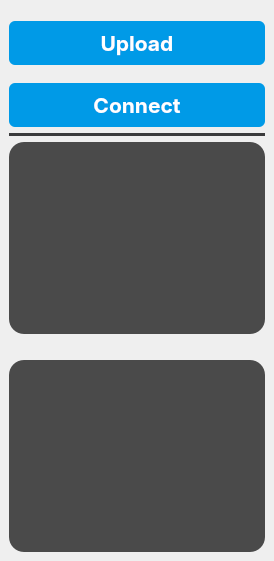
     <widget class="QWidget" name="rightwidget" native="true">
      <layout class="QVBoxLayout" name="verticalLayout_2">
       <property name="leftMargin">
        <number>9</number>
       </property>
       <property name="topMargin">
        <number>9</number>
       </property>
       <property name="rightMargin">
        <number>9</number>
       </property>
       <property name="bottomMargin">
        <number>9</number>
       </property>
       <item>
        <widget class="QPushButton" name="importButton">
         <property name="font">
          <font>
           <family>-apple-system</family>
           <pointsize>16</pointsize>
           <weight>75</weight>
           <bold>true</bold>
          </font>
         </property>
         <property name="styleSheet">
          <string notr="true">QPushButton{
  appearance: button;
  backface-visibility: hidden;
  background-color: rgb(0, 154, 231);
  border-radius: 6px;
  border-width: 0;
  box-shadow: rgba(50, 50, 93, .1) 0 0 0 1px inset,rgba(50, 50, 93, .1) 0 2px 5px 0,rgba(0, 0, 0, .07) 0 1px 1px 0;
  box-sizing: border-box;
  color: #fff;
  cursor: pointer;
  font-family: -apple-system,system-ui,&quot;Segoe UI&quot;,Roboto,&quot;Helvetica Neue&quot;,Ubuntu,sans-serif;
  font-size: 100%;
  height: 44px;
  line-height: 1.15;
  margin: 12px 0 0;
  outline: none;
  overflow: hidden;
  padding: 0 10px;
  position: relative;
  text-align: center;
  text-transform: none;
  transform: translateZ(0);
  transition: all .2s,box-shadow .08s ease-in;
  touch-action: manipulation;
  width: 100%;
}
QPushButton:hover{
background-color: rgb(0, 115, 173);
}
QPushButton:pressed{
background-color:  rgb(0, 115, 173);
}
</string>
         </property>
         <property name="text">
          <string>Upload</string>
         </property>
         <property name="icon">
          <iconset>
           <normaloff>../../../0-MostafaMousaControl_PanelTask/Vital-Signals-Multichannel-Viewer/Vital-Signals-Multichannel-Viewer-main/ui/Icons/upload-.svg</normaloff>../../../0-MostafaMousaControl_PanelTask/Vital-Signals-Multichannel-Viewer/Vital-Signals-Multichannel-Viewer-main/ui/Icons/upload-.svg</iconset>
         </property>
         <property name="iconSize">
          <size>
           <width>25</width>
           <height>25</height>
          </size>
         </property>
        </widget>
       </item>
       <item>
        <widget class="QPushButton" name="connectButton">
         <property name="font">
          <font>
           <family>-apple-system</family>
           <pointsize>16</pointsize>
           <weight>75</weight>
           <bold>true</bold>
          </font>
         </property>
         <property name="styleSheet">
          <string notr="true">QPushButton{
  appearance: button;
  backface-visibility: hidden;
  background-color: rgb(0, 154, 231);
  border-radius: 6px;
  border-width: 0;
  box-shadow: rgba(50, 50, 93, .1) 0 0 0 1px inset,rgba(50, 50, 93, .1) 0 2px 5px 0,rgba(0, 0, 0, .07) 0 1px 1px 0;
  box-sizing: border-box;
  color: #fff;
  cursor: pointer;
  font-family: -apple-system,system-ui,&quot;Segoe UI&quot;,Roboto,&quot;Helvetica Neue&quot;,Ubuntu,sans-serif;
  font-size: 100%;
  height: 44px;
  line-height: 1.15;
  margin: 12px 0 0;
  outline: none;
  overflow: hidden;
  padding: 0 10px;
  position: relative;
  text-align: center;
  text-transform: none;
  transform: translateZ(0);
  transition: all .2s,box-shadow .08s ease-in;
  touch-action: manipulation;
  width: 100%;
}
QPushButton:hover{
background-color: rgb(0, 115, 173);
}
QPushButton:pressed{
background-color:  rgb(0, 115, 173);
}
</string>
         </property>
         <property name="text">
          <string>Connect</string>
         </property>
         <property name="icon">
          <iconset>
           <normaloff>../../../0-MostafaMousaControl_PanelTask/Vital-Signals-Multichannel-Viewer/Vital-Signals-Multichannel-Viewer-main/ui/Icons/upload-.svg</normaloff>../../../0-MostafaMousaControl_PanelTask/Vital-Signals-Multichannel-Viewer/Vital-Signals-Multichannel-Viewer-main/ui/Icons/upload-.svg</iconset>
         </property>
         <property name="iconSize">
          <size>
           <width>25</width>
           <height>25</height>
          </size>
         </property>
        </widget>
       </item>
       <item>
        <widget class="Line" name="line_8">
         <property name="font">
          <font>
           <pointsize>100</pointsize>
           <weight>50</weight>
           <bold>false</bold>
          </font>
         </property>
         <property name="styleSheet">
          <string notr="true">/* Line style */

  /* Set the width of the line */
  width: 20px;

  /* Set the height of the line */
  height: 5px;

  /* Set the background color of the line */
  background-color: #3a3b3c;

  /* Set the border of the line */
  border: 10px;

  /* Set the border radius of the line */
  border-radius:5px;



</string>
         </property>
         <property name="lineWidth">
          <number>50</number>
         </property>
         <property name="midLineWidth">
          <number>100</number>
         </property>
         <property name="orientation">
          <enum>Qt::Horizontal</enum>
         </property>
        </widget>
       </item>
       <item>
        <widget class="QListWidget" name="hideList1">
         <property name="sizePolicy">
          <sizepolicy hsizetype="MinimumExpanding" vsizetype="Expanding">
           <horstretch>0</horstretch>
           <verstretch>0</verstretch>
          </sizepolicy>
         </property>
         <property name="styleSheet">
          <string notr="true">QListWidget {
    background-color: #4a4a4a; /* Background color of the list widget */
    /*border: 1px solid #c0c0c0; /* Border color and width */
    padding: 5px; /* Padding around the list items */
	border-radius: 15px;
}

QListWidget::item {
    background-color: #4a4a4a; /* Background color of each list item */
    padding: 5px; /* Padding inside each list item */
    border-bottom: 1px solid #c0c0c0; /* Separator between list items */
    border-radius: 15px; /* Border radius for rounded corners */
	color: #ffffff;
}


QListWidget::item:selected {
    background-color: #3399ff; /* Background color of selected item */
    color: #ffffff; /* Text color of selected item */
}

QListWidget::item:hover {
    background-color: rgb(39, 120, 163); /* Background color when hovering over an item */
}
</string>
         </property>
         <property name="autoScrollMargin">
          <number>50</number>
         </property>
        </widget>
       </item>
       <item>
        <spacer name="verticalSpacer_2">
         <property name="orientation">
          <enum>Qt::Horizontal</enum>
         </property>
         <property name="sizeType">
          <enum>QSizePolicy::Maximum</enum>
         </property>
         <property name="sizeHint" stdset="0">
          <size>
           <width>180</width>
           <height>20</height>
          </size>
         </property>
        </spacer>
       </item>
       <item>
        <widget class="QListWidget" name="hideList2">
         <property name="sizePolicy">
          <sizepolicy hsizetype="MinimumExpanding" vsizetype="Expanding">
           <horstretch>0</horstretch>
           <verstretch>0</verstretch>
          </sizepolicy>
         </property>
         <property name="styleSheet">
          <string notr="true">QListWidget {
    background-color: #4a4a4a; /* Background color of the list widget */
    /*border: 1px solid #c0c0c0; /* Border color and width */
    padding: 5px; /* Padding around the list items */
	border-radius: 15px;
}

QListWidget::item {
    background-color: #4a4a4a; /* Background color of each list item */
    padding: 5px; /* Padding inside each list item */
    border-bottom: 1px solid #c0c0c0; /* Separator between list items */
    border-radius: 15px; /* Border radius for rounded corners */
	color: #ffffff;
}


QListWidget::item:selected {
    background-color: #3399ff; /* Background color of selected item */
    color: #ffffff; /* Text color of selected item */
}

QListWidget::item:hover {
    background-color: rgb(39, 120, 163); /* Background color when hovering over an item */
}
</string>
         </property>
         <property name="autoScrollMargin">
          <number>50</number>
         </property>
        </widget>
       </item>
      </layout>
     </widget>
